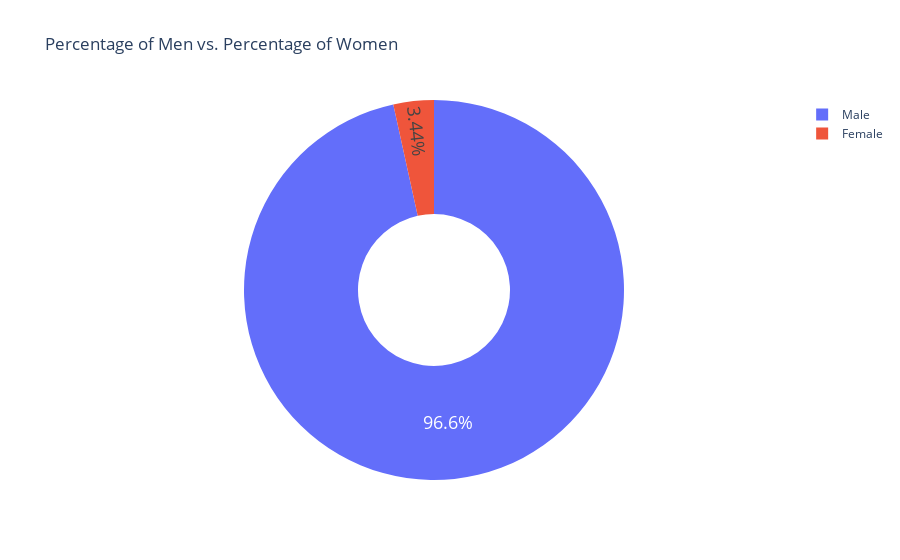

Notebook code cell kept with this figure:
### Code cell
"""""
QN: How many prizes went to men and how many went to women


 _______I will use a donut chart to demonstrate this_______________ using plotly. Will use the .value_counts() and the .pie()

 Create a df called gender
""""

gender = nobel_prize.sex.value_counts()

fig = px.pie(labels=gender.index,
             values=gender.values,
             title='Percentage of Men vs. Percentage of Women',
             names=gender.index,
             hole=0.4
            )
fig.update_traces(textposition='inside',
                  textfont_size=18,
                  textinfo='percent')
fig.show()

### Figure 1 — Plotly figure (JSON) as saved in the notebook; plotly's stock layout.template omitted (floating-point values rounded to 4 significant figures)
{"data": [{"domain": {"x": [0, 1], "y": [0, 1]}, "hole": 0.4, "hovertemplate": "label=%{label}<br>value=%{value}<extra></extra>", "labels": ["Male", "Female"], "legendgroup": "", "name": "", "showlegend": true, "textfont": {"size": 18}, "textinfo": "percent", "textposition": "inside", "type": "pie", "values": [674, 24]}], "layout": {"autosize": true, "legend": {"tracegroupgap": 0}, "title": {"text": "Percentage of Men vs. Percentage of Women"}}}
